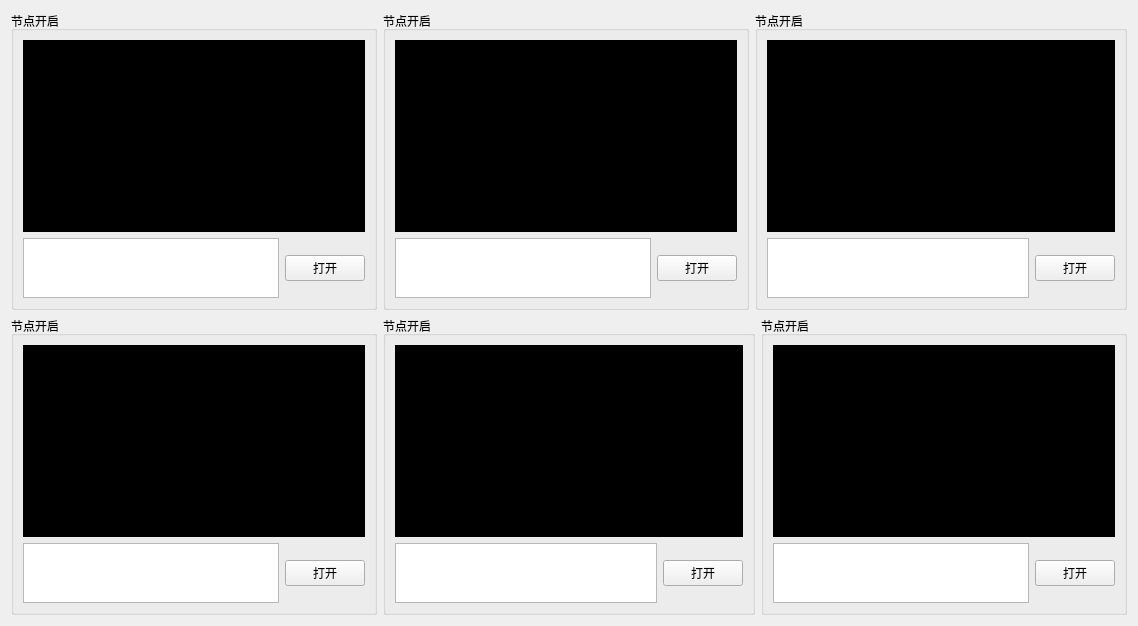
            <widget class="QWidget" name="tab_10">
             <attribute name="title">
              <string>Remote Control Unit</string>
             </attribute>
             <layout class="QGridLayout" name="gridLayout">
              <item row="0" column="0">
               <widget class="QGroupBox" name="groupBox_7">
                <property name="title">
                 <string>节点开启</string>
                </property>
                <layout class="QVBoxLayout" name="verticalLayout">
                 <item>
                  <widget class="QTextEdit" name="textEdit_node1Display">
                   <property name="minimumSize">
                    <size>
                     <width>0</width>
                     <height>0</height>
                    </size>
                   </property>
                   <property name="maximumSize">
                    <size>
                     <width>16777215</width>
                     <height>16777215</height>
                    </size>
                   </property>
                   <property name="styleSheet">
                    <string notr="true">background:rgb(0, 0, 0)</string>
                   </property>
                  </widget>
                 </item>
                 <item>
                  <layout class="QHBoxLayout" name="horizontalLayout_8">
                   <item>
                    <widget class="QTextEdit" name="textEdit_node1_cmd">
                     <property name="minimumSize">
                      <size>
                       <width>0</width>
                       <height>0</height>
                      </size>
                     </property>
                     <property name="maximumSize">
                      <size>
                       <width>16777215</width>
                       <height>60</height>
                      </size>
                     </property>
                    </widget>
                   </item>
                   <item>
                    <widget class="QPushButton" name="btn_node1">
                     <property name="text">
                      <string>打开</string>
                     </property>
                    </widget>
                   </item>
                  </layout>
                 </item>
                </layout>
               </widget>
              </item>
              <item row="0" column="1">
               <widget class="QGroupBox" name="groupBox_8">
                <property name="title">
                 <string>节点开启</string>
                </property>
                <layout class="QVBoxLayout" name="verticalLayout_9">
                 <item>
                  <widget class="QTextEdit" name="textEdit_node2Display">
                   <property name="minimumSize">
                    <size>
                     <width>0</width>
                     <height>0</height>
                    </size>
                   </property>
                   <property name="maximumSize">
                    <size>
                     <width>16777215</width>
                     <height>16777215</height>
                    </size>
                   </property>
                   <property name="styleSheet">
                    <string notr="true">background:rgb(0, 0, 0)</string>
                   </property>
                  </widget>
                 </item>
                 <item>
                  <layout class="QHBoxLayout" name="horizontalLayout_9">
                   <item>
                    <widget class="QTextEdit" name="textEdit_node2_cmd">
                     <property name="minimumSize">
                      <size>
                       <width>0</width>
                       <height>0</height>
                      </size>
                     </property>
                     <property name="maximumSize">
                      <size>
                       <width>16777215</width>
                       <height>60</height>
                      </size>
                     </property>
                    </widget>
                   </item>
                   <item>
                    <widget class="QPushButton" name="btn_node2">
                     <property name="text">
                      <string>打开</string>
                     </property>
                    </widget>
                   </item>
                  </layout>
                 </item>
                </layout>
               </widget>
              </item>
              <item row="0" column="2" colspan="2">
               <widget class="QGroupBox" name="groupBox_6">
                <property name="title">
                 <string>节点开启</string>
                </property>
                <layout class="QVBoxLayout" name="verticalLayout_10">
                 <item>
                  <widget class="QTextEdit" name="textEdit_node3Display">
                   <property name="minimumSize">
                    <size>
                     <width>0</width>
                     <height>0</height>
                    </size>
                   </property>
                   <property name="maximumSize">
                    <size>
                     <width>16777215</width>
                     <height>16777215</height>
                    </size>
                   </property>
                   <property name="styleSheet">
                    <string notr="true">background:rgb(0, 0, 0)</string>
                   </property>
                  </widget>
                 </item>
                 <item>
                  <layout class="QHBoxLayout" name="horizontalLayout_17">
                   <item>
                    <widget class="QTextEdit" name="textEdit_node3_cmd">
                     <property name="minimumSize">
                      <size>
                       <width>0</width>
                       <height>0</height>
                      </size>
                     </property>
                     <property name="maximumSize">
                      <size>
                       <width>16777215</width>
                       <height>60</height>
                      </size>
                     </property>
                    </widget>
                   </item>
                   <item>
                    <widget class="QPushButton" name="btn_node3">
                     <property name="text">
                      <string>打开</string>
                     </property>
                    </widget>
                   </item>
                  </layout>
                 </item>
                </layout>
               </widget>
              </item>
              <item row="1" column="0">
               <widget class="QGroupBox" name="groupBox_9">
                <property name="minimumSize">
                 <size>
                  <width>0</width>
                  <height>0</height>
                 </size>
                </property>
                <property name="maximumSize">
                 <size>
                  <width>500</width>
                  <height>16777215</height>
                 </size>
                </property>
                <property name="title">
                 <string>节点开启</string>
                </property>
                <layout class="QVBoxLayout" name="verticalLayout_11">
                 <item>
                  <widget class="QTextEdit" name="textEdit_node4Display">
                   <property name="minimumSize">
                    <size>
                     <width>0</width>
                     <height>0</height>
                    </size>
                   </property>
                   <property name="maximumSize">
                    <size>
                     <width>16777215</width>
                     <height>16777215</height>
                    </size>
                   </property>
                   <property name="styleSheet">
                    <string notr="true">background:rgb(0, 0, 0)</string>
                   </property>
                  </widget>
                 </item>
                 <item>
                  <layout class="QHBoxLayout" name="horizontalLayout_18">
                   <item>
                    <widget class="QTextEdit" name="textEdit_node4_cmd">
                     <property name="minimumSize">
                      <size>
                       <width>0</width>
                       <height>0</height>
                      </size>
                     </property>
                     <property name="maximumSize">
                      <size>
                       <width>16777215</width>
                       <height>60</height>
                      </size>
                     </property>
                    </widget>
                   </item>
                   <item>
                    <widget class="QPushButton" name="btn_node4">
                     <property name="text">
                      <string>打开</string>
                     </property>
                    </widget>
                   </item>
                  </layout>
                 </item>
                </layout>
               </widget>
              </item>
              <item row="1" column="1" colspan="2">
               <widget class="QGroupBox" name="groupBox_10">
                <property name="minimumSize">
                 <size>
                  <width>0</width>
                  <height>0</height>
                 </size>
                </property>
                <property name="maximumSize">
                 <size>
                  <width>500</width>
                  <height>16777215</height>
                 </size>
                </property>
                <property name="title">
                 <string>节点开启</string>
                </property>
                <layout class="QVBoxLayout" name="verticalLayout_12">
                 <item>
                  <widget class="QTextEdit" name="textEdit_node5Display">
                   <property name="minimumSize">
                    <size>
                     <width>0</width>
                     <height>0</height>
                    </size>
                   </property>
                   <property name="maximumSize">
                    <size>
                     <width>16777215</width>
                     <height>16777215</height>
                    </size>
                   </property>
                   <property name="styleSheet">
                    <string notr="true">background:rgb(0, 0, 0)</string>
                   </property>
                  </widget>
                 </item>
                 <item>
                  <layout class="QHBoxLayout" name="horizontalLayout_20">
                   <item>
                    <widget class="QTextEdit" name="textEdit_node5_cmd">
                     <property name="minimumSize">
                      <size>
                       <width>0</width>
                       <height>0</height>
                      </size>
                     </property>
                     <property name="maximumSize">
                      <size>
                       <width>16777215</width>
                       <height>60</height>
                      </size>
                     </property>
                    </widget>
                   </item>
                   <item>
                    <widget class="QPushButton" name="btn_node5">
                     <property name="text">
                      <string>打开</string>
                     </property>
                    </widget>
                   </item>
                  </layout>
                 </item>
                </layout>
               </widget>
              </item>
              <item row="1" column="3">
               <widget class="QGroupBox" name="groupBox_11">
                <property name="minimumSize">
                 <size>
                  <width>0</width>
                  <height>0</height>
                 </size>
                </property>
                <property name="maximumSize">
                 <size>
                  <width>500</width>
                  <height>16777215</height>
                 </size>
                </property>
                <property name="title">
                 <string>节点开启</string>
                </property>
                <layout class="QVBoxLayout" name="verticalLayout_23">
                 <item>
                  <widget class="QTextEdit" name="textEdit_node6Display">
                   <property name="minimumSize">
                    <size>
                     <width>0</width>
                     <height>0</height>
                    </size>
                   </property>
                   <property name="maximumSize">
                    <size>
                     <width>16777215</width>
                     <height>16777215</height>
                    </size>
                   </property>
                   <property name="styleSheet">
                    <string notr="true">background:rgb(0, 0, 0)</string>
                   </property>
                  </widget>
                 </item>
                 <item>
                  <layout class="QHBoxLayout" name="horizontalLayout_21">
                   <item>
                    <widget class="QTextEdit" name="textEdit_node6_cmd">
                     <property name="minimumSize">
                      <size>
                       <width>0</width>
                       <height>0</height>
                      </size>
                     </property>
                     <property name="maximumSize">
                      <size>
                       <width>16777215</width>
                       <height>60</height>
                      </size>
                     </property>
                    </widget>
                   </item>
                   <item>
                    <widget class="QPushButton" name="btn_node6">
                     <property name="text">
                      <string>打开</string>
                     </property>
                    </widget>
                   </item>
                  </layout>
                 </item>
                </layout>
               </widget>
              </item>
             </layout>
            </widget>
